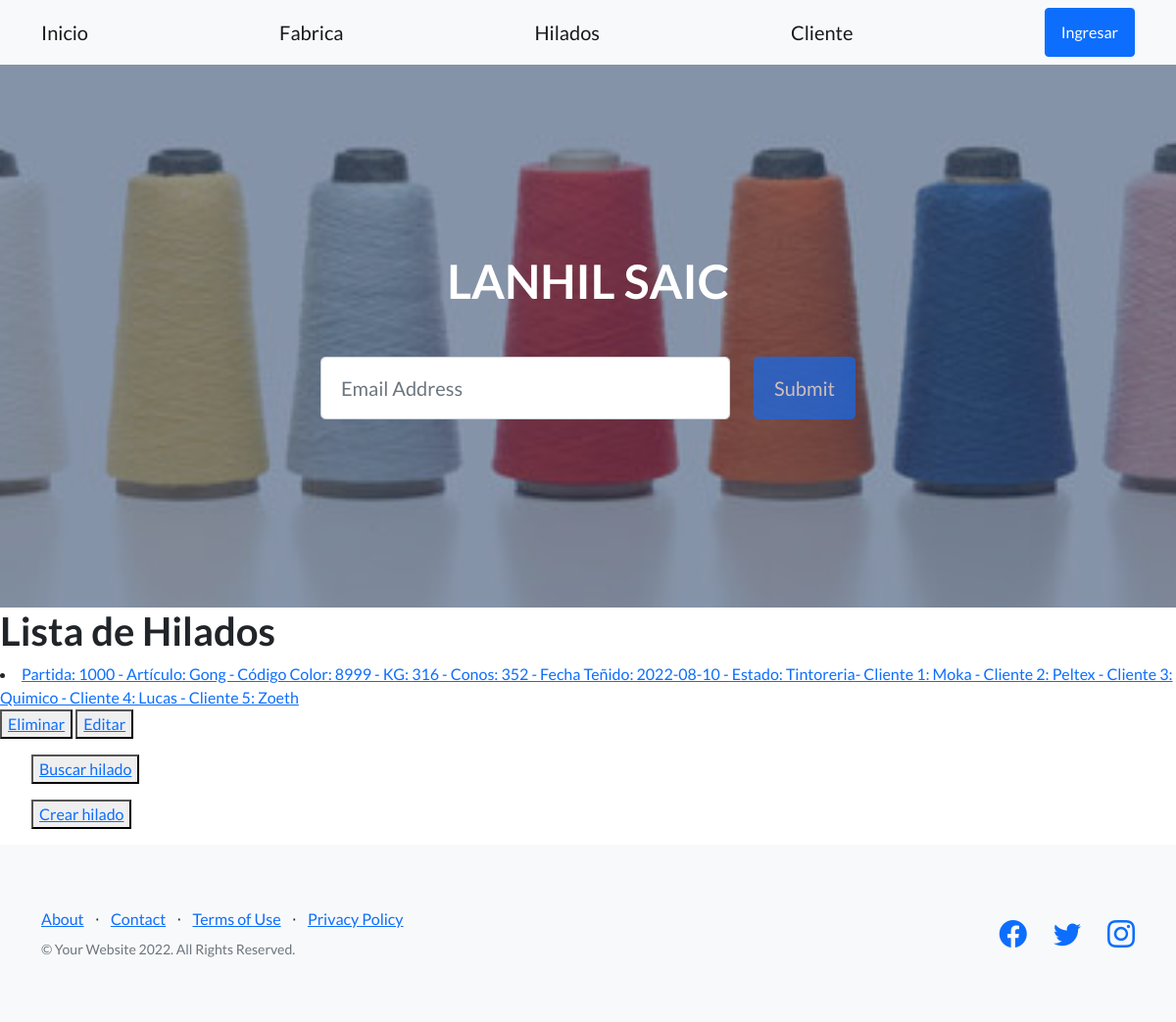
Page /appProduccion/listaHilados/ on the earlier database version.
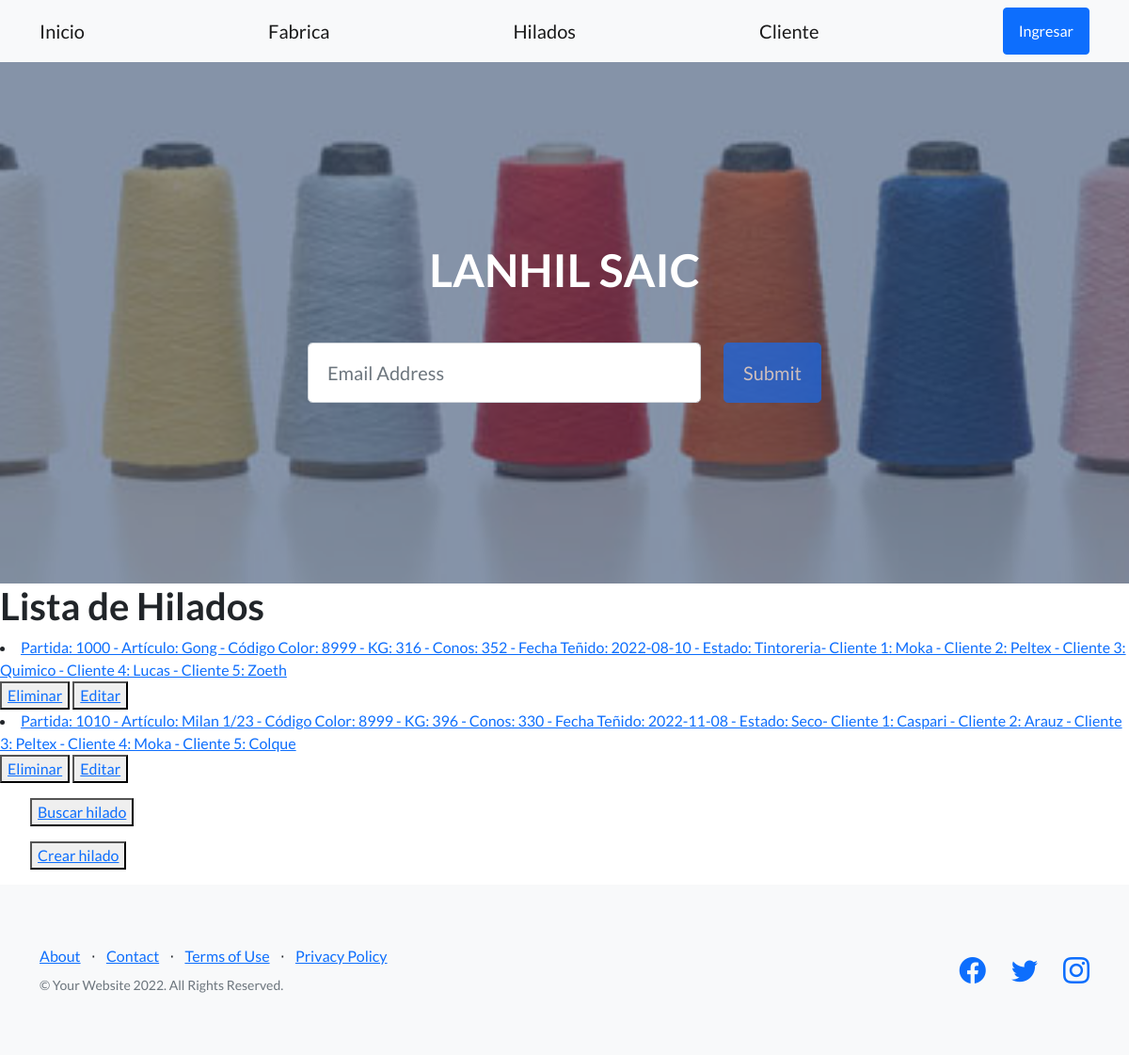
Same page on the later database version.
### appProduccion/models.py (models this page shows)
class Hilado(models.Model):
    partida = models.IntegerField()
    articulo =  models.CharField(max_length=30)    #el artículo puede ser Gong, Milan, etc
    codigoColor = models.IntegerField() #el código de color es el color con que se tiñe y puede ser el mismo para distintos artículos
    kg = models.IntegerField()
    cantidadConos = models.IntegerField()
    fechaTenido = models.DateField()
    estado =  models.CharField(max_length=20) #puede ser: (TINTORERIA/HUMEDO/SECO/DEVANADO/DEPOSITO)
    clienteTenido1 = models.CharField(max_length=50) #En algun momento tengo que vincular esto con clientes cargados
    clienteTenido2 = models.CharField(max_length=50)
    clienteTenido3 = models.CharField(max_length=50)
    clienteTenido4 = models.CharField(max_length=50)
    clienteTenido5 = models.CharField(max_length=50)
    def __str__(self):
        return f"Partida: {self.partida} - Artículo: {self.articulo} - Código Color: {self.codigoColor} - KG: {self.kg} - Conos: {self.cantidadConos} - Fecha Teñido: {self.fechaTenido} - Estado: {self.estado}- Cliente 1: {self.clienteTenido1} - Cliente 2: {self.clienteTenido2} - Cliente 3: {self.clienteTenido3} - Cliente 4: {self.clienteTenido4} - Cliente 5: {self.clienteTenido5} "

### appProduccion/views.py (the view)
# urls.py: path('listaHilados/', HiladoList.as_view(), name="ListaHilados"),
class HiladoList(ListView):
    model = Hilado
    template_name = 'appProduccion/hilado_list.html'
    context_object_name = 'hilados' #recibe como contexto la lista de hilados

### appProduccion/templates/appProduccion/hilado_list.html (shortened to what this page needs)
{% extends "appProduccion/padre.html" %}
{% load static %}
{% block contenidoQueCambia %}
    <h1>Lista de Hilados</h1>
        {% for hilado in hilados %}
            <li>
                <a href="{% url 'DetalleHilado' hilado.id %}">{{hilado}}</a>
            </li>
            <button>
                <a href="{% url 'EliminaHilado' hilado.id %}" >Eliminar</a>
            </button>
            <button>
                <a href="{% url 'ActualizaHilado' hilado.id %}" >Editar</a>
            </button>
        {% endfor %}
    <ul>
        <button>
            <a href = "{% url 'BusquedaHilado' %}">Buscar hilado</a>
        </button>
        </ul>
    <ul>
        <button>
            <a href = "{% url 'CreaHilado' %}">Crear hilado</a>
        </button>
        </ul>
{% endblock %}

Differences in the rows shown:
added Hilado: partida+articulo+codigoColor "Partida: 1010 - Artículo: Milan 1/23 - Código Color: 8999 - KG: 396 - Conos: 330 - Fecha Teñido: 2022-11-08 - Estado: Seco- Cliente 1: Caspari - Cliente 2: Arauz - Cliente 3: Peltex - Cliente 4: Moka - Cliente 5: Colque"
